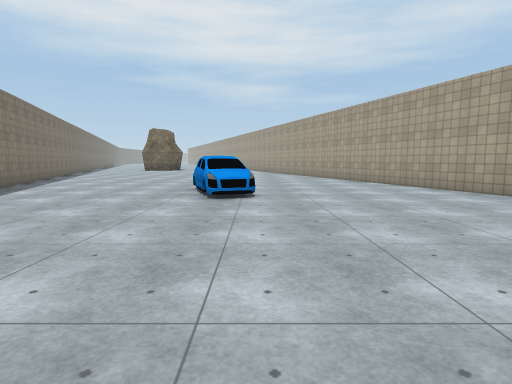
[1] (above)

17 first-person views from a walk through a Unity game level. The camera is 1.4 m above the floor, tilts 6° down and sees 80° across. The floor is counted in squares, 2 m on a side. Each view is taken from the middle of a square. On the plan, view 1 faces up. The plan holds only what a view shows up to about 10 squares ahead; the rest is blank. The place goes on beyond the plan. Surface patterns are stand-ins for the level's own textures.

[2]
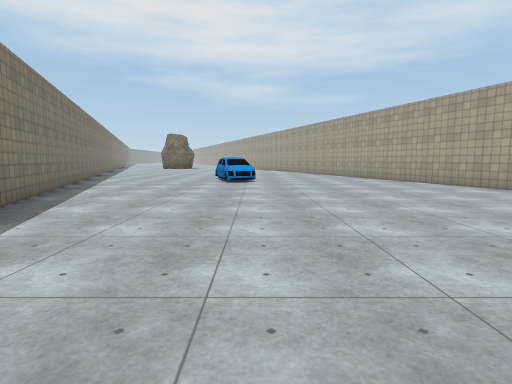

[3]
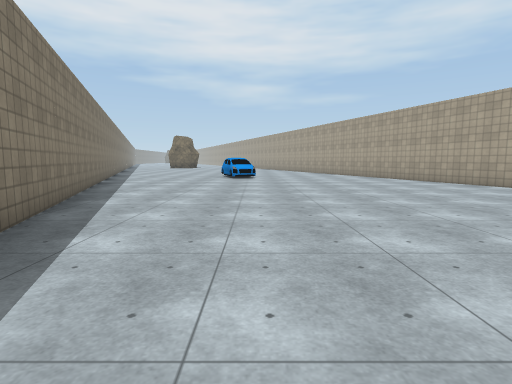

[4]
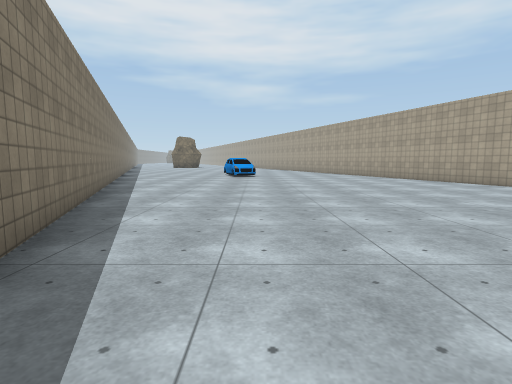

[5]
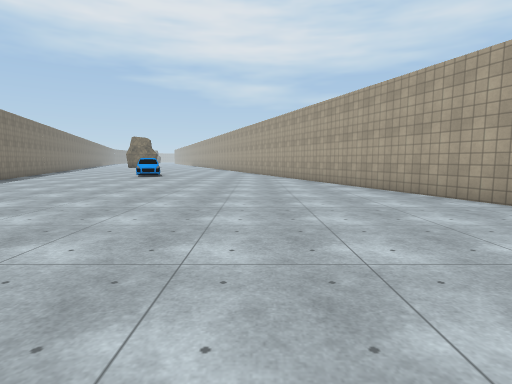

[6]
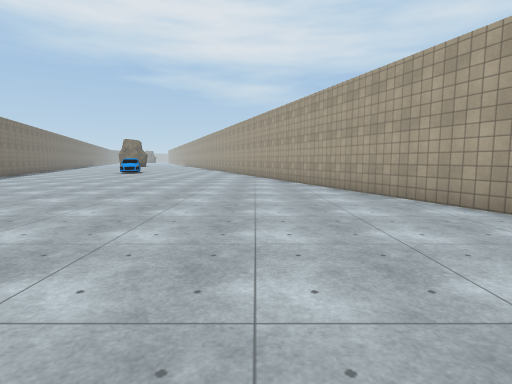

[7]
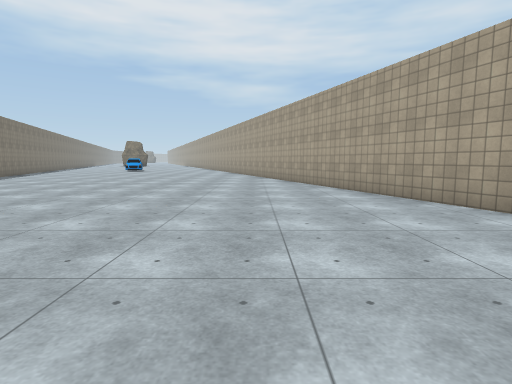

[8]
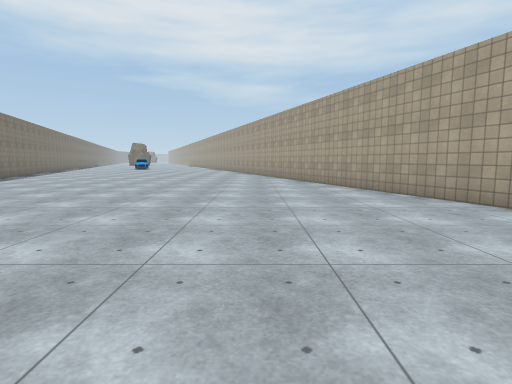

[9]
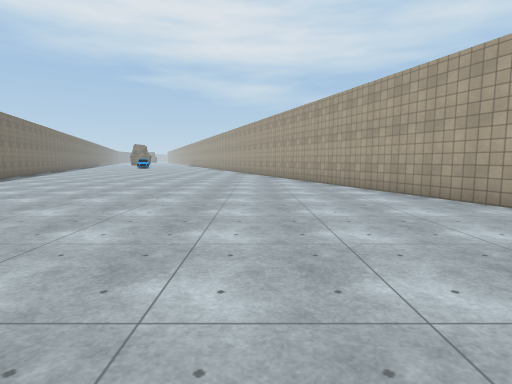

[10]
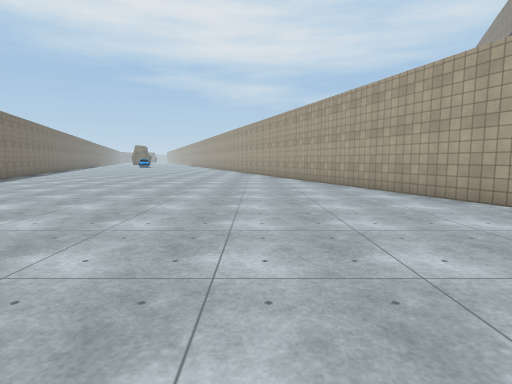

[11]
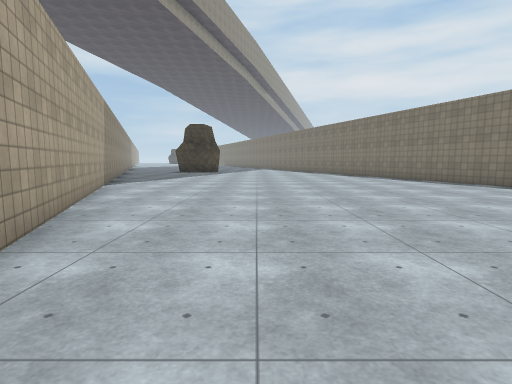

[12]
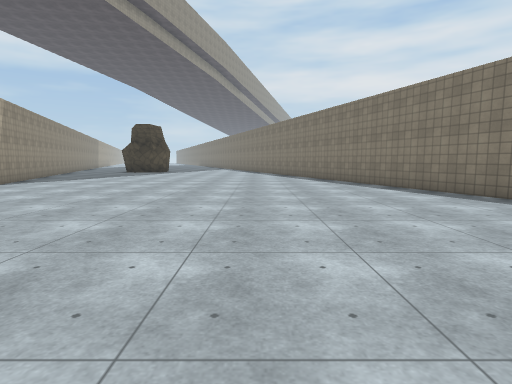

[13]
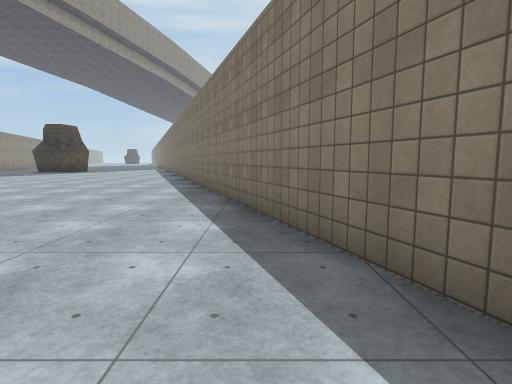

[14]
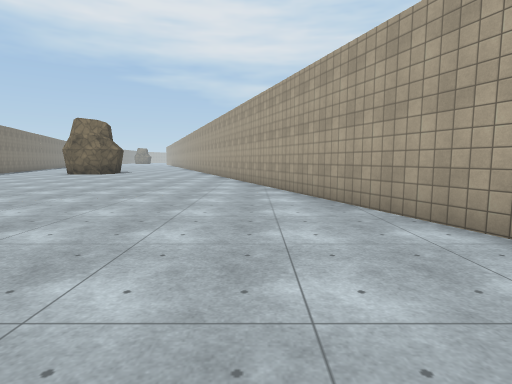

[15]
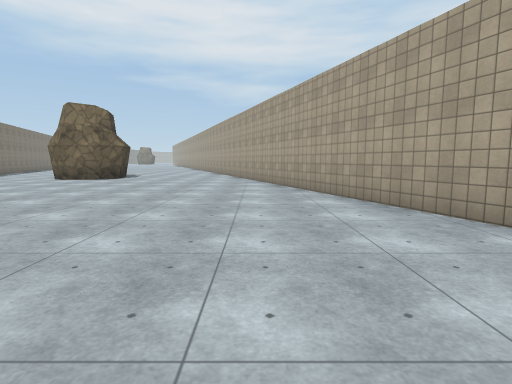

[16]
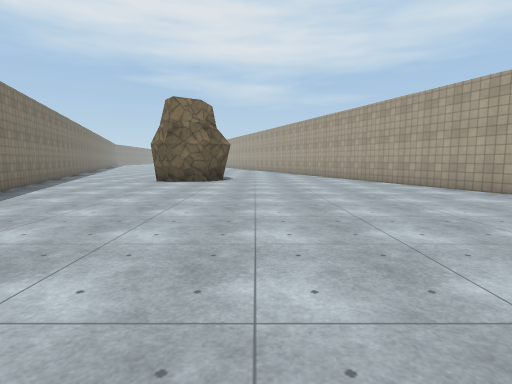

[17]
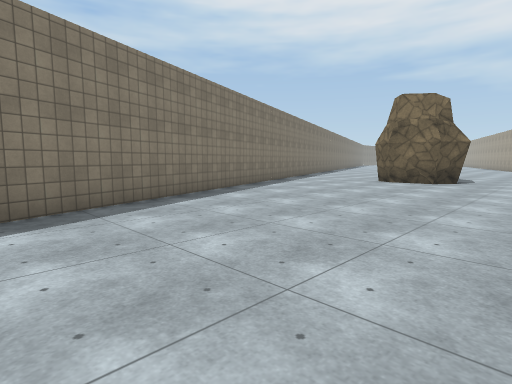

### Floor plan
Points are (right, up) in squares from view 1. A wall is a line through its corners. A room is listed if a view was taken in it or the views show most of it. See-through windows are left out.
Room 1 (views 1, 2, 3, 4, 5, 6, 7, 8, 9, 10, 11, 12, 13, 14, 15, 16, 17)
walls: (-5.8, 6) (-1.8, -4.9); (1.9, -15.1) (5.2, -24.1); (-10.9, 20.1) (-6.3, 7.5); (15.8, -24.1) (-0.3, 20.1)
objects: rock (-7, 20) to (-6, 20); car (-1, 6) to (0, 7)

Positions as (right, up) in squares from view 1, and headings:
1: (0, 0), facing up
2: (0, -4), facing up
3: (0, -6), facing up
4: (0, -7), facing up
5: (4, -7), facing up
6: (6, -10), facing up
7: (7, -13), facing up
8: (8, -17), facing up
9: (9, -20), facing up
10: (10, -23), facing up
11: (11, -14), facing down
12: (8, -14), facing down
13: (3, -14), facing down
14: (2, 5), facing up
15: (0, 9), facing up
16: (-4, 10), facing up
17: (-3, 10), facing up-left
